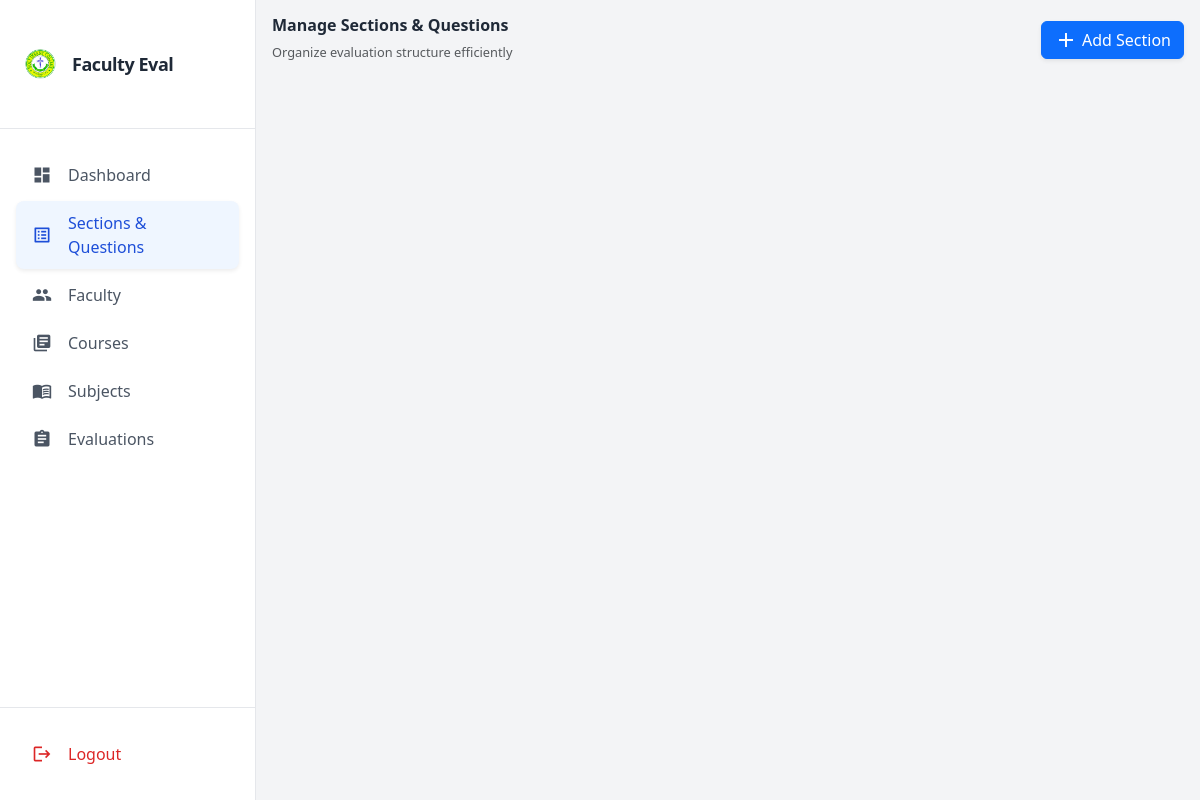
/sections/ (signed in), run on an earlier commit of the app's database.
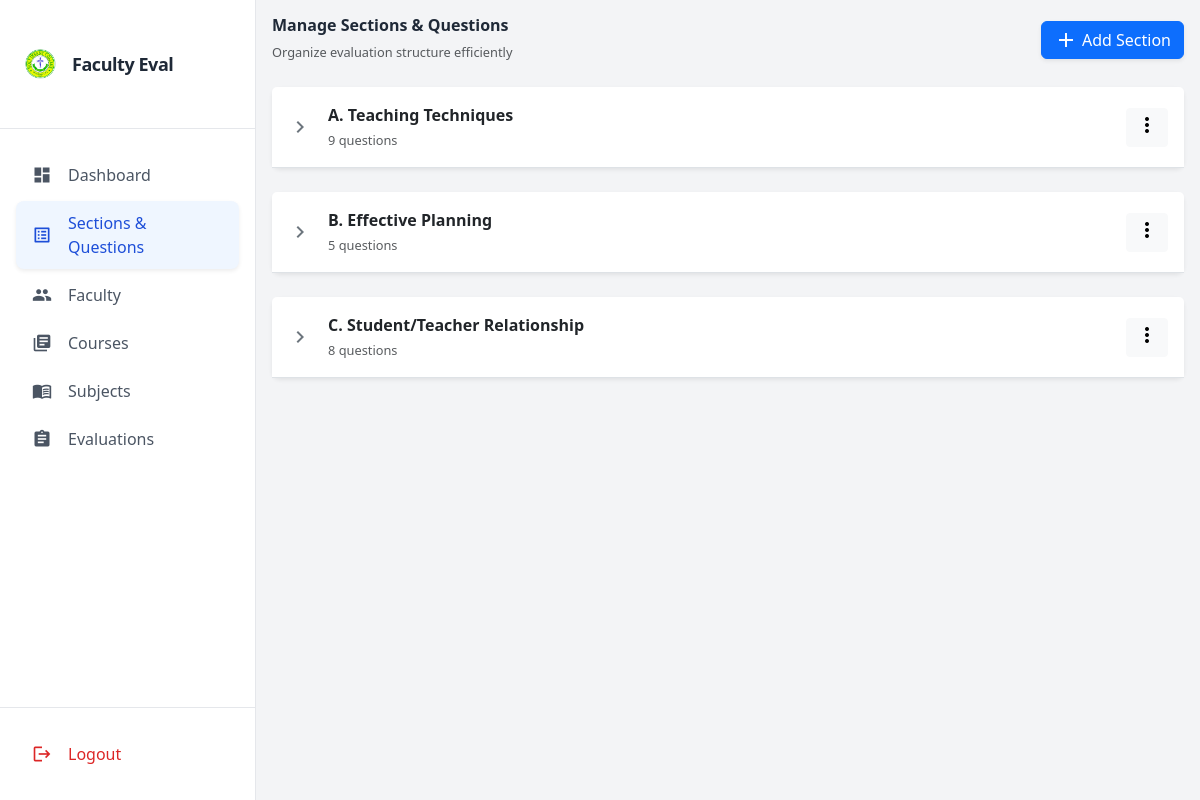
And on a later commit of the database.
### evaluation/models.py (models this page shows, shortened)
class Section(models.Model):
    prefix = models.CharField(max_length=1, unique=True)
    title = models.CharField(max_length=255)

### evaluation/views.py (the view)
# urls.py: path('sections/', views.sections_list, name='sections_list'),
@login_required(login_url='admin_login')
def sections_list(request):
    sections = Section.objects.prefetch_related('questions').all()
    return render(request, 'admins/sections.html', {'sections': sections})

### templates/admins/sections.html (shortened to what this page needs)
{% extends 'admins/base.html' %}
{% load static %}
{% block content %}
<div class="d-flex justify-content-between align-items-center mb-4 flex-wrap gap-2">
    <div>
        <h2 class="fw-bold mb-1">Manage Sections & Questions</h2>
        <small class="text-muted">Organize evaluation structure efficiently</small>
    </div>
    <button id="showAddSectionForm" class="btn btn-primary d-flex align-items-center gap-1 shadow-sm">
        <i class="material-icons">add</i> Add Section
    </button>
</div>
{% for section in sections %}
<div class="card mb-4 shadow-sm border-0 rounded-3">
    <div class="card-header d-flex justify-content-between align-items-center px-3 py-3 bg-white border-bottom section-header"
         data-section-id="{{ section.id }}" role="button">
        <div class="d-flex align-items-center gap-3">
            <i class="material-icons arrow-icon text-secondary rotate">chevron_right</i>
            <div>
                <div class="fw-semibold text-dark">
                    {{ section.prefix }}. {{ section.title }}
                </div>
                <small class="text-muted">
                    {{ section.questions.count }} question{{ section.questions.count|pluralize }}
                </small>
            </div>
        </div>
        <div class="dropdown">
            <button class="btn btn-sm btn-light" data-bs-toggle="dropdown" onclick="event.stopPropagation()">
                <i class="material-icons">more_vert</i>
            </button>
        </div>
    </div>
</div>
{% endfor %}
{% endblock %}

What changed in the data, as far as the page shows it:
added Section: prefix "A", title "Teaching Techniques", questions.count "9"
added Section: prefix "B", title "Effective Planning", questions.count "5"
added Section: prefix "C", title "Student/Teacher Relationship", questions.count "8"
